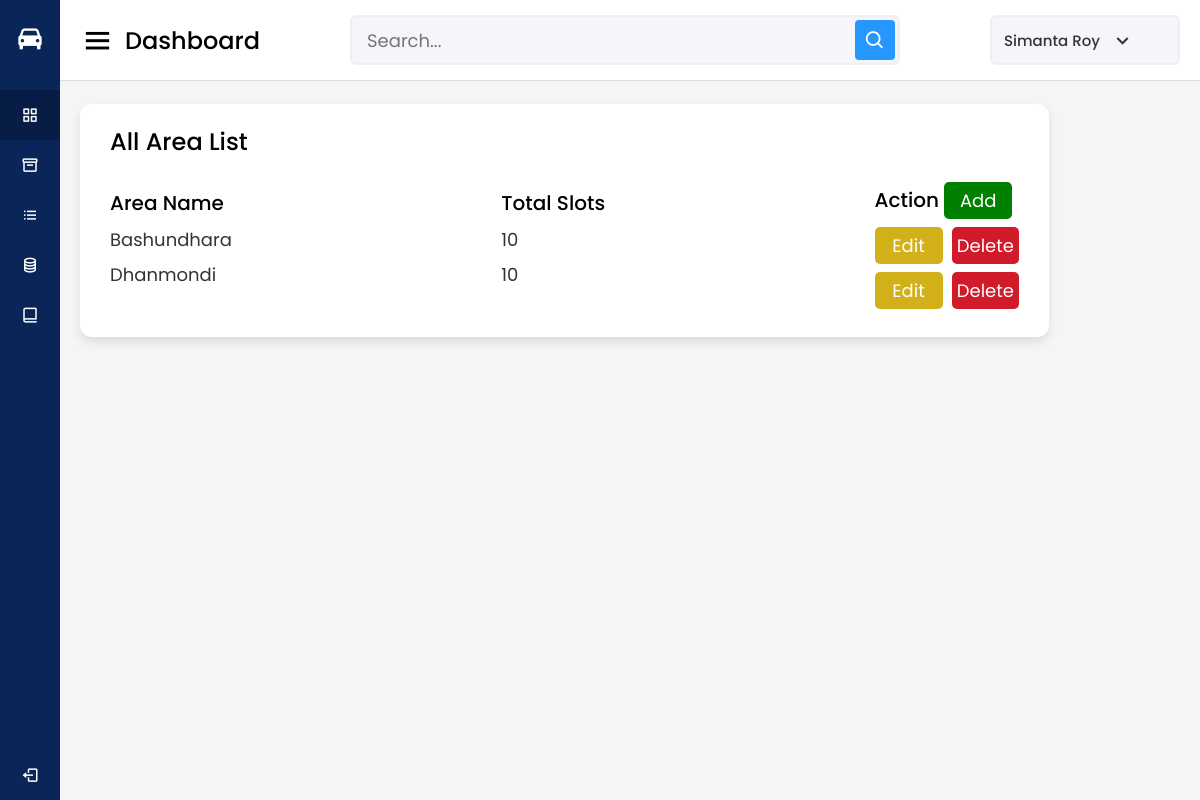
Page /dashboard/area (signed in) on the committed database.
### Booking/models.py (models this page shows, shortened)
class Area(models.Model):
    name = models.CharField(max_length=200)
    location = models.URLField()

### Admin_panel/views.py (the view)
# urls.py: path('area', views.dashboard_area , name="Dashboard Area Rendering"),
def dashboard_area(request):
    if request.user.is_superuser:
        areas = Area.objects.all()
        return render(request,'dashboard-area.html',{"areas":areas})
    else:
        return redirect('/')

### templates/dashboard-area.html (shortened to what this page needs)
{% extends "dashboard-base.html" %}
{% block content %}
<div class="home-content">
      <div class="sales-boxes">
        <div class="recent-sales box">
          <div class="title">All Area List</div>
          <div class="sales-details">
            <ul class="details">
              <li class="topic">Area Name</li>
              {% for i in areas %}
              <li><a href="#">{{i.name}}</a></li>
              {% endfor %}
            </ul>
            <ul class="details">
              <li class="topic">Total Slots</li>
              {% for i in areas %}
              <li><a href="#">{{i.slots.count}}</a></li>
              {% endfor %}
            </ul>
            <ul class="details">
              <li class="topic">Action <button class="delete add"><a href="/admin/Booking/area/add/">Add</a></button></li>
              {% for i in areas %}
              <li>
                <button class="delete edit"><a href="/admin/Booking/area/{{i.id}}/change/">Edit</a></button>
                <button class="delete"><a href="/dashboard/delete_area/{{i.id}}">Delete</a></button>
            </li>
              {% endfor %}
            </ul>
          </div>
        </div>
    </div>
  </section>
  {% endblock content %}

### static/dashboard.css (style rules this page uses)
* { margin: 0; padding: 0; box-sizing: border-box; font-family: 'Poppins', sans-serif; }
.home-section .home-content { position: relative; padding-top: 104px; }
.home-content .sales-boxes { display: flex; justify-content: space-between; }
.home-content .sales-boxes .recent-sales { width: 65%; background: #fff; padding: 20px 30px; margin: 0 20px; border-radius: 12px; box-shadow: 0 5px 10px rgba(0, 0, 0, 0.1); }
.home-content .sales-boxes .sales-details { display: flex; align-items: center; justify-content: space-between; }
.sales-boxes .box .title { font-size: 24px; font-weight: 500; }
.sales-boxes .sales-details li.topic { font-size: 20px; font-weight: 500; }
.sales-boxes .sales-details li { list-style: none; margin: 8px 0; }
.sales-boxes .sales-details li a { font-size: 18px; color: #333; font-size: 400; text-decoration: none; }

### templates/dashboard-area.html (style rules this page uses)
.home-content .sales-boxes .recent-sales { width: 85%; }
.delete { background-color: #D11A2A; border: 1px solid transparent; border-radius: 5px; color: white; padding: 4px; }
.add { margin-right: 5px; background-color: green; width: 68px; margin-top: 15px; }
.edit { margin-right: 5px; width: 68px; background-color: #d1b01a; }
.sales-boxes .sales-details li button a { color: white; }

### rows in the picture
Area: name "Bashundhara", slots.count "10"
Area: name "Dhanmondi", slots.count "10"
